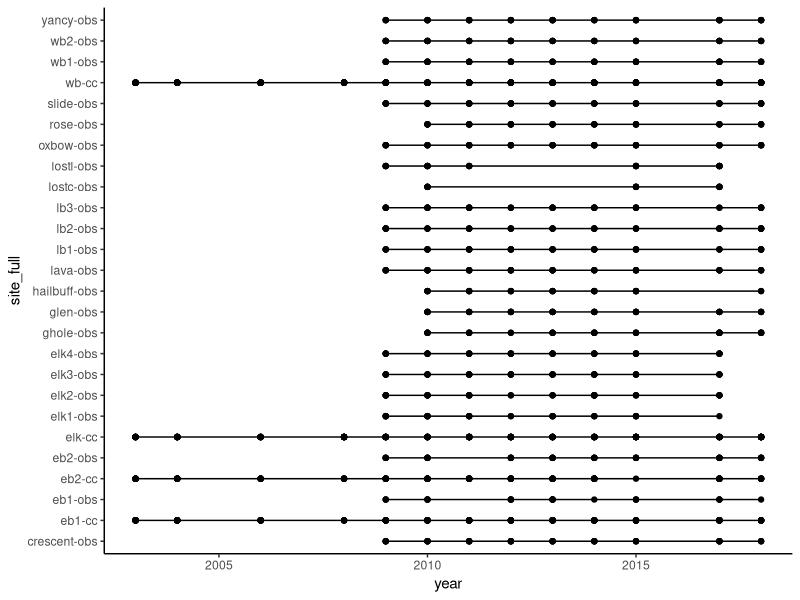

This chart was generated by the following R code:
# Packages
library(readr)
library(tidyverse)

# Read in data
sites <- read.csv('browsing_data_2003_2020_2.csv')

# Filter out the sites that Ripple did not include in his analysis

# Ripple used all 21 observational sites, but only 4 control sites
# These control sites were: wb-cc, elk-cc, eb2-cc, eb1-cc
# Here is a list of all the sites that Ripple did *not* analyse:

sites_not_analysed <- c(
  'wb-dx','wb-dc','wb-cx',
  'elk-dx','elk-dc','elk-cx',
  'eb2-dx','eb2-dc','eb2-cx',
  'eb1-dx','eb1-dc','eb1-cx'
)

# We use the subset function:
sites_Ripple <- sites[,]

# Remember that to filter for specific rows, we code before the comma: [*,]
sites_Ripple <- sites[sites$site_full == 'wb2-obs',]
# This picks out the specific row named wb2-obs.

# Now, things get a little bit tricky! 

# We have to use the "%in%" function to pick out multiple rows at once:
sites_Ripple <- sites[sites$site_full %in% sites_not_analysed,]

# Finally, we need to use the "!" argument.

# "!" tells R that we want to remove the rows we selected, not keep them
sites_Ripple <- sites[!sites$site_full %in% sites_not_analysed,]


# Graph
ggplot(sites_Ripple, aes(x = year, y = site_full))+
  geom_line()+
  geom_point()+
  theme_classic()

# What do we notice?
# It looks like we only have 4 sites sampled in 2001.
# We have far more 'after' sites than 'before' sites.
# Why might this be a problem?

